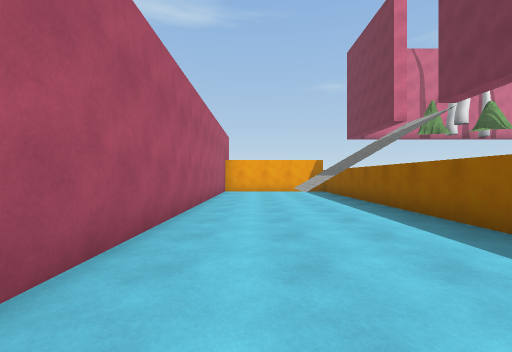
view 1 (above)

24 first-person views from a walk through a 3-D level made in the Unity game engine. The camera is 1.3 m above the floor, looks level and sees 90° across. The floor is counted in squares, 2 m on a side. Each view is taken from the middle of a square. On the plan, view 1 faces up. The plan holds only what a view shows up to about 9 squares ahead; the rest is blank. The place goes on beyond the plan. The player is left out. Some surface patterns are stand-ins.

view 2
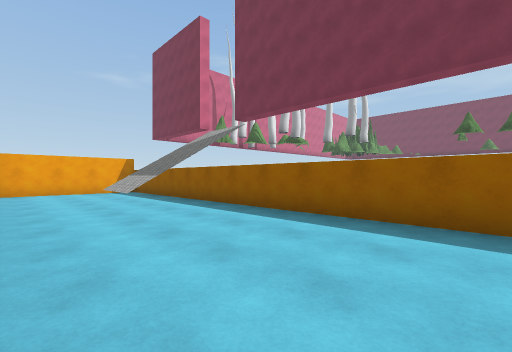

view 3
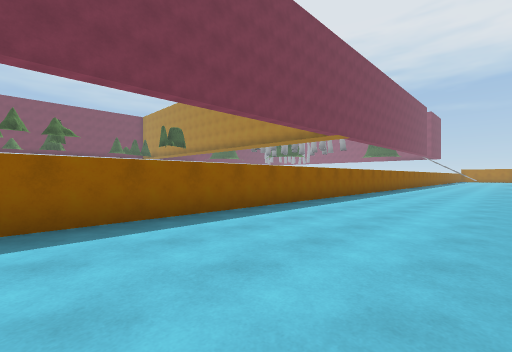

view 4
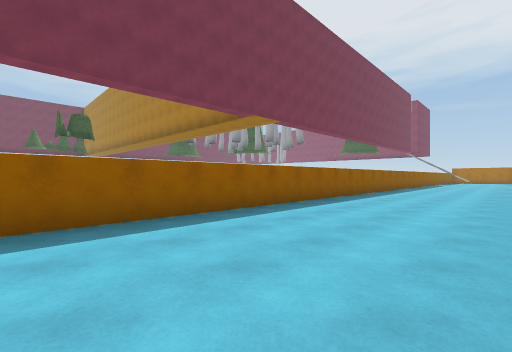

view 5
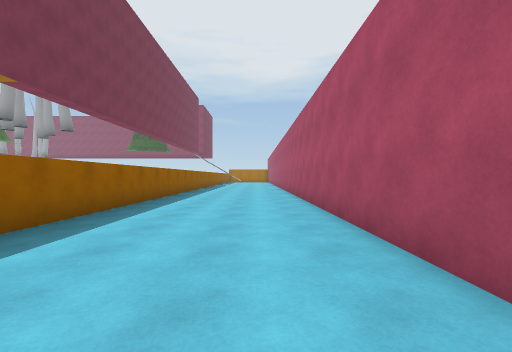

view 6
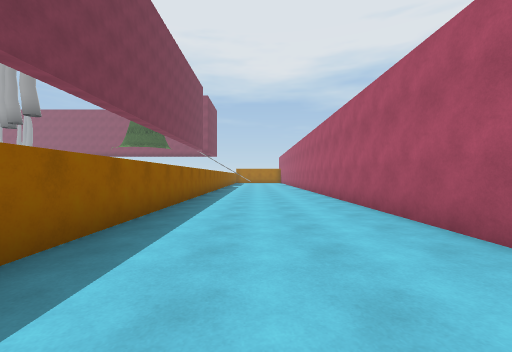

view 7
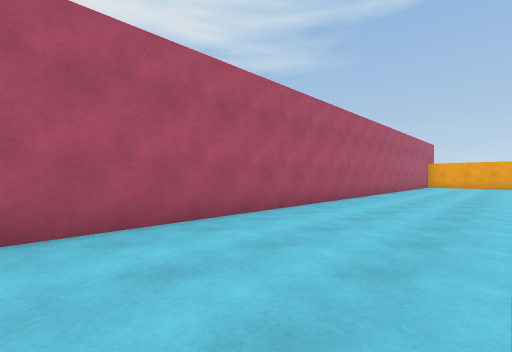

view 8
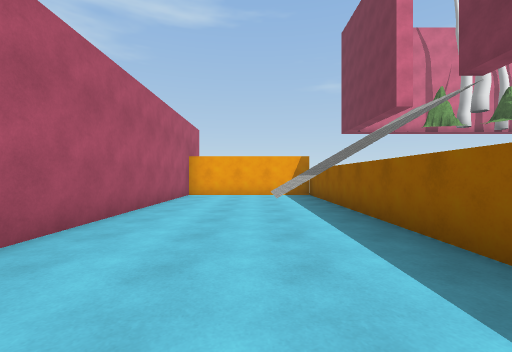

view 9
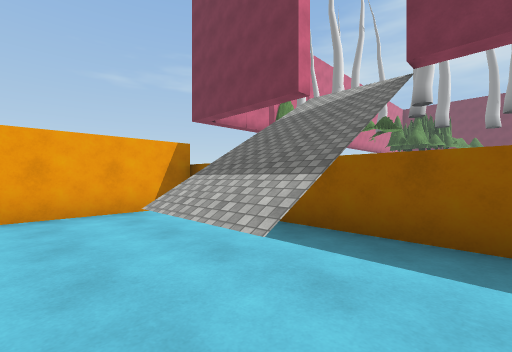

view 10
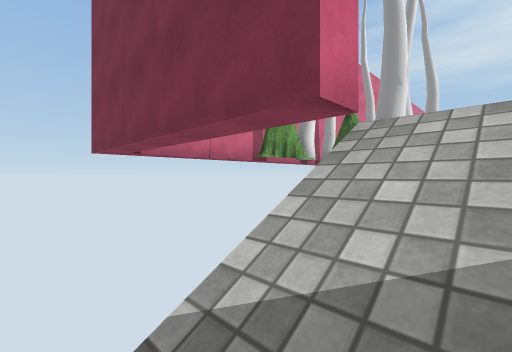

view 11
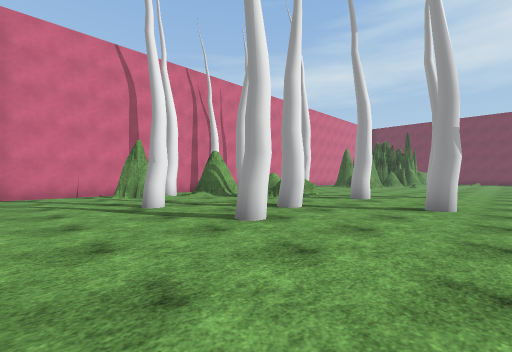

view 12
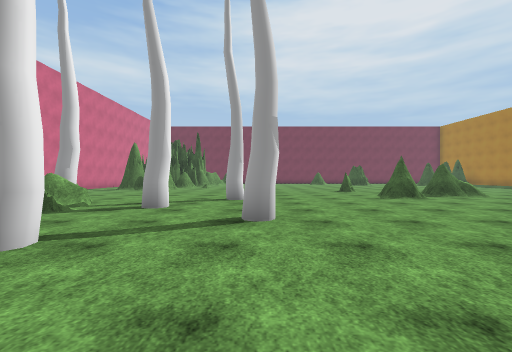

view 13
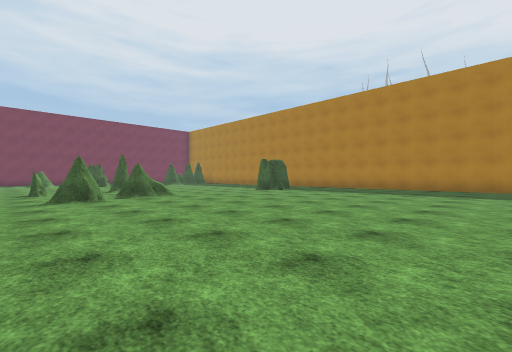

view 14
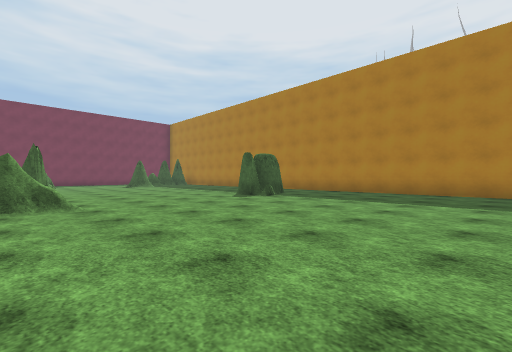

view 15
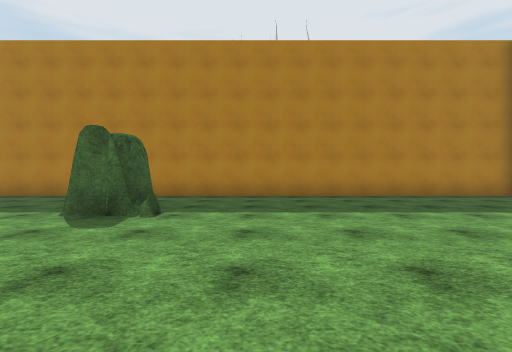

view 16
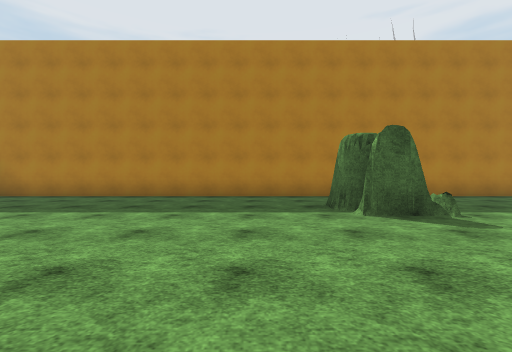

view 17
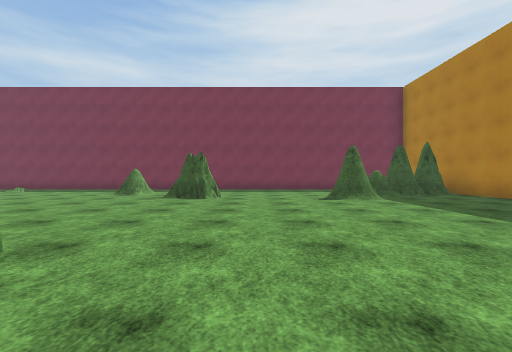

view 18
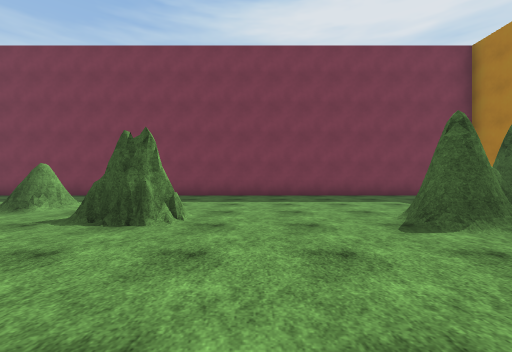

view 19
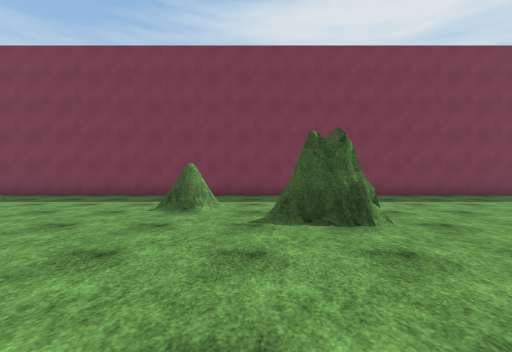

view 20
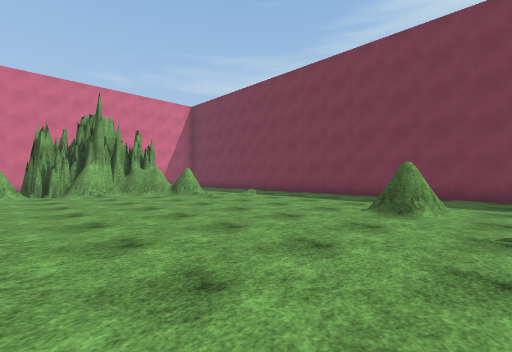

view 21
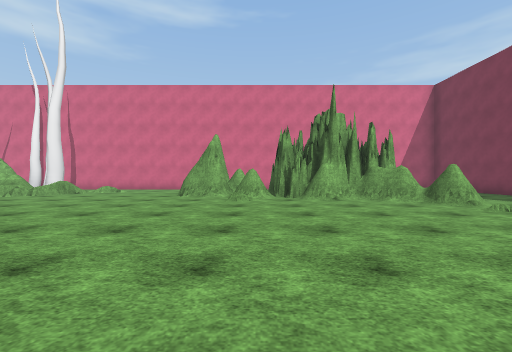

view 22
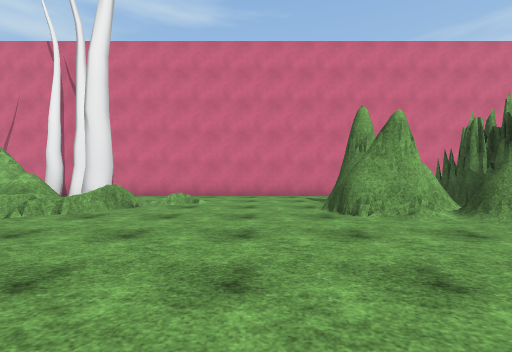

view 23
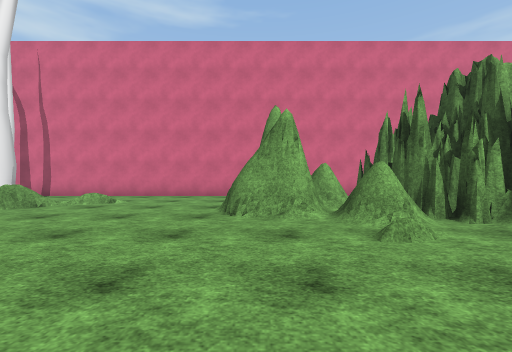

view 24
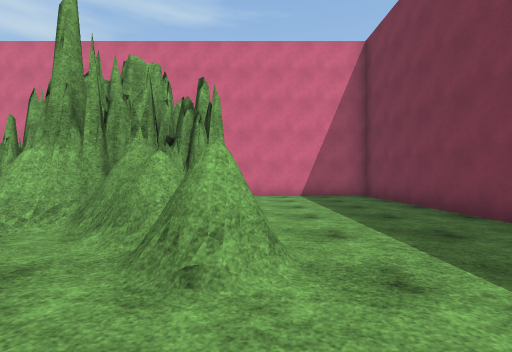

### Floor plan
Key: @ floor where view 1 was taken; # wall or solid block; x gap in a wall; . main floor; : floor 0.25 m higher than the main floor; - floor 5.5 m lower than the main floor; / step, stairs or slope; = window, fence, low wall or low ledge; T tree.
Columns run from 2 left of view 1 to 31 right of it. Each row starts with its distance up from view 1.
 15        ####################  #####
 14        #...   T........      ....#
 13        #...#T##T.......      ....#
 12        #.....##   /...#  #   ....#
 11 ###### #.....TT==T....####   ....#
 10 #----# #..T...##=.......#####....#
  9 #---////..................###....#
  8 #---////...TT..T............##...#
  7 #----# #.........T...............#
  6 #----# #......T..................#
  5 #----# #.........................#
  4 #----# #    ........  ...........#
  3 #----# #  .......................#
  2 #----# #  ........#..#  .........#
  1 #----# #  ........x.    .....#...#
  0 #-@--# #  ........#    ..........#
 -1 #----# #  ........=...#.....#....#
 -2 #----# #  .......................#
 -3 #----# #  .......................#
 -4 #----# #  .......................#
 -5 #----# #  .................//....#
 -6 #----# #  ................./#....#
 -7 #----# #  ........##........##...#
 -8 #----# #  .........:.........#  .#
 -9 #----# # ....................#   #
-10 #----# # .....................
-11 #----# #######################
-12 #----# #
-13 #----# #
-14 #----# #
-15 #----# #
-16 #----# #

Where each view was taken, in squares from view 1:
view 1: 0 up, 0 right, facing up
view 2: 0 up, 1 left, facing up-right
view 3: 2 up, 1 left, facing down-right
view 4: 4 down, 1 left, facing down-right
view 5: 6 down, 0 right, facing down
view 6: 9 down, 1 right, facing down
view 7: 6 down, 2 right, facing up-left
view 8: 2 up, 1 right, facing up
view 9: 6 up, 0 right, facing up-right
view 10: 9 up, 4 right, facing up-right
view 11: 5 up, 6 right, facing up-right
view 12: 6 up, 8 right, facing right
view 13: 3 up, 8 right, facing down-right
view 14: 0 up, 10 right, facing down-right
view 15: 2 down, 14 right, facing down
view 16: 2 down, 19 right, facing down
view 17: 3 down, 18 right, facing right
view 18: 3 down, 22 right, facing right
view 19: 0 up, 22 right, facing right
view 20: 0 up, 22 right, facing up-right
view 21: 2 up, 22 right, facing up
view 22: 6 up, 18 right, facing up
view 23: 6 up, 20 right, facing up
view 24: 6 up, 27 right, facing up
